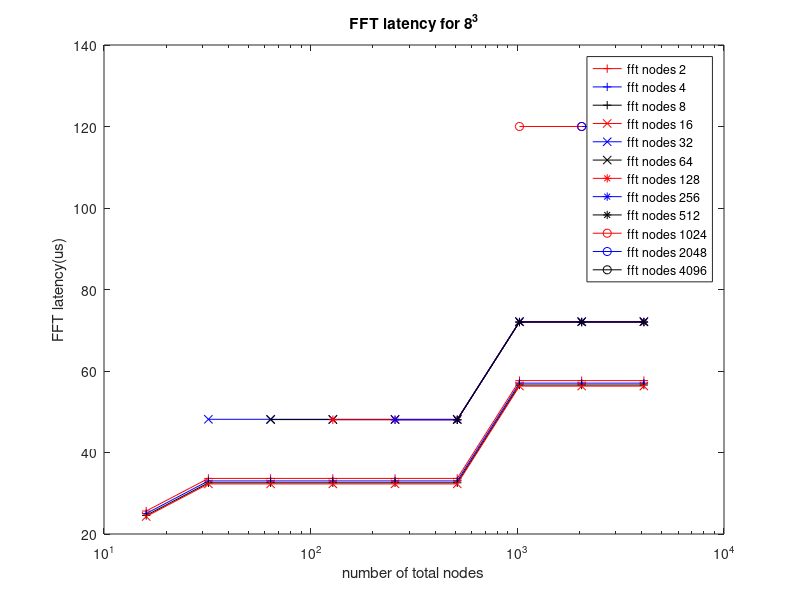
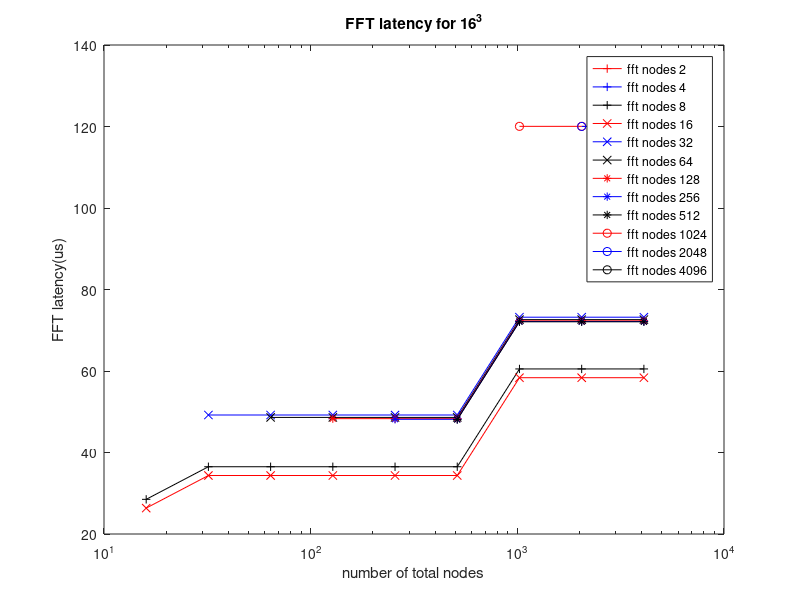
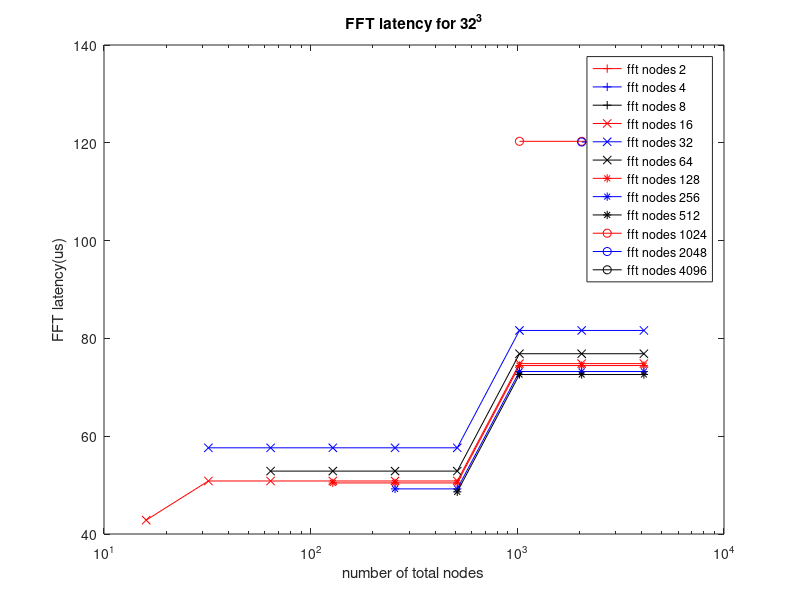
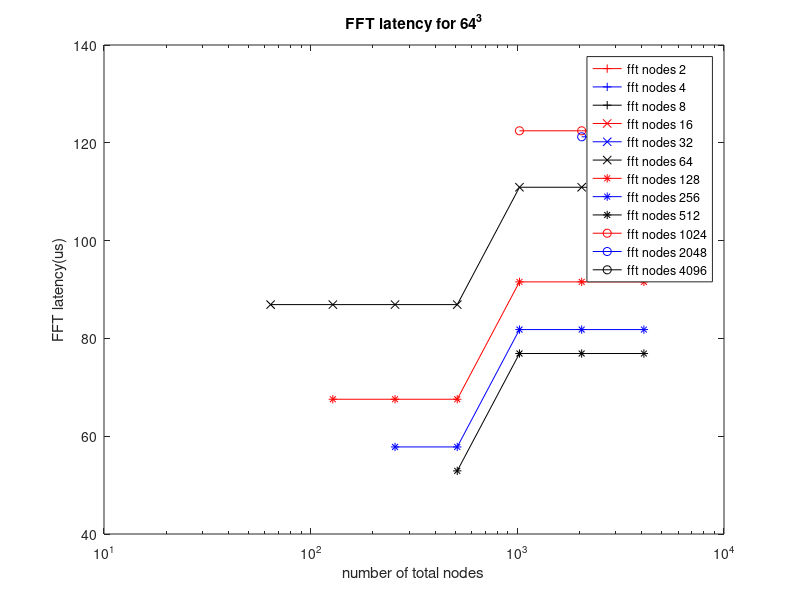

Here is the MATLAB script that generated these plots, in order:
clear;

particle_num=[1e3,2e3,5e3,1e4,2e4,5e4,1e5,2e5,5e5,1e6,2e6,5e6,1e7];

nodes_num=[16,32,64,128,256,512,1024,2048,4096];

pair_limit=44; %44 phits is the communication volume between each pair to avoid congestion

latency_constant=[4,10,20];

%nodes_num=2^m1
%fft size=2^(3*FFT_N)
%number of nodes for FFT=2^m2

for i=1:1:length(nodes_num)
    m1=log2(nodes_num(i));
    if nodes_num(i)<24
        latency_constant1=4;
    elseif nodes_num(i)<1000
        latency_constant1=8;
    else
        latency_constant1=20;
    end
    for j=1:1:length(particle_num)
        FFT_N=floor(log2(nthroot(particle_num(j),3)));
     
        m2_lower_limit=ceil(1.5*FFT_N-3.5);
        m2_upper_limit=m1;
        
        for m2=m2_lower_limit:1:m2_upper_limit
            FFT_node_num=2^m2;
            if FFT_node_num<24
                latency_constant2=4;
            elseif FFT_node_num<1000
                latency_constant2=8;
            else
                latency_constant2=20;
            end
            gather_latency=2^(3*FFT_N-m2)/625+latency_constant1;
            corner_turn_latency=2^(3*FFT_N-2*m2)*(2^m2-1)/625+latency_constant2;
            scatter_latency=gather_latency;
            total_latency(i,m2,FFT_N)=gather_latency+4*corner_turn_latency+scatter_latency;
        end
    end
end

for i=1:1:length(total_latency(:,1,1))
    for j=1:1:length(total_latency(1,:,1))
        for k=1:1:length(total_latency(1,1,:))
            if(total_latency(i,j,k)==0)
                total_latency(i,j,k)=NaN;
            end
        end
    end
end

%plot FFT size 8^3


figure(1);
%subplot(151);


semilogx(nodes_num,total_latency(:,1,3),'r-+');
hold on
semilogx(nodes_num,total_latency(:,2,3),'b-+');
semilogx(nodes_num,total_latency(:,3,3),'k-+');
semilogx(nodes_num,total_latency(:,4,3),'r-x');
semilogx(nodes_num,total_latency(:,5,3),'b-x');
semilogx(nodes_num,total_latency(:,6,3),'k-x');
semilogx(nodes_num,total_latency(:,7,3),'r-*');
semilogx(nodes_num,total_latency(:,8,3),'b-*');
semilogx(nodes_num,total_latency(:,9,3),'k-*');
semilogx(nodes_num,total_latency(:,10,3),'r-o');
semilogx(nodes_num,total_latency(:,11,3),'b-o');
semilogx(nodes_num,total_latency(:,12,3),'k-o');
legend('fft nodes 2','fft nodes 4','fft nodes 8','fft nodes 16','fft nodes 32','fft nodes 64','fft nodes 128','fft nodes 256','fft nodes 512','fft nodes 1024','fft nodes 2048','fft nodes 4096');

xlabel('number of total nodes');
ylabel('FFT latency(us)');
title('FFT latency for 8^3');


figure(2);
%subplot(151);


semilogx(nodes_num,total_latency(:,1,4),'r-+');
hold on
semilogx(nodes_num,total_latency(:,2,4),'b-+');
semilogx(nodes_num,total_latency(:,3,4),'k-+');
semilogx(nodes_num,total_latency(:,4,4),'r-x');
semilogx(nodes_num,total_latency(:,5,4),'b-x');
semilogx(nodes_num,total_latency(:,6,4),'k-x');
semilogx(nodes_num,total_latency(:,7,4),'r-*');
semilogx(nodes_num,total_latency(:,8,4),'b-*');
semilogx(nodes_num,total_latency(:,9,4),'k-*');
semilogx(nodes_num,total_latency(:,10,4),'r-o');
semilogx(nodes_num,total_latency(:,11,4),'b-o');
semilogx(nodes_num,total_latency(:,12,4),'k-o');
legend('fft nodes 2','fft nodes 4','fft nodes 8','fft nodes 16','fft nodes 32','fft nodes 64','fft nodes 128','fft nodes 256','fft nodes 512','fft nodes 1024','fft nodes 2048','fft nodes 4096');

xlabel('number of total nodes');
ylabel('FFT latency(us)');
title('FFT latency for 16^3');

figure(3);
%subplot(151);


semilogx(nodes_num,total_latency(:,1,5),'r-+');
hold on
semilogx(nodes_num,total_latency(:,2,5),'b-+');
semilogx(nodes_num,total_latency(:,3,5),'k-+');
semilogx(nodes_num,total_latency(:,4,5),'r-x');
semilogx(nodes_num,total_latency(:,5,5),'b-x');
semilogx(nodes_num,total_latency(:,6,5),'k-x');
semilogx(nodes_num,total_latency(:,7,5),'r-*');
semilogx(nodes_num,total_latency(:,8,5),'b-*');
semilogx(nodes_num,total_latency(:,9,5),'k-*');
semilogx(nodes_num,total_latency(:,10,5),'r-o');
semilogx(nodes_num,total_latency(:,11,5),'b-o');
semilogx(nodes_num,total_latency(:,12,5),'k-o');
legend('fft nodes 2','fft nodes 4','fft nodes 8','fft nodes 16','fft nodes 32','fft nodes 64','fft nodes 128','fft nodes 256','fft nodes 512','fft nodes 1024','fft nodes 2048','fft nodes 4096');

xlabel('number of total nodes');
ylabel('FFT latency(us)');
title('FFT latency for 32^3');

figure(4);
%subplot(151);


semilogx(nodes_num,total_latency(:,1,6),'r-+');
hold on
semilogx(nodes_num,total_latency(:,2,6),'b-+');
semilogx(nodes_num,total_latency(:,3,6),'k-+');
semilogx(nodes_num,total_latency(:,4,6),'r-x');
semilogx(nodes_num,total_latency(:,5,6),'b-x');
semilogx(nodes_num,total_latency(:,6,6),'k-x');
semilogx(nodes_num,total_latency(:,7,6),'r-*');
semilogx(nodes_num,total_latency(:,8,6),'b-*');
semilogx(nodes_num,total_latency(:,9,6),'k-*');
semilogx(nodes_num,total_latency(:,10,6),'r-o');
semilogx(nodes_num,total_latency(:,11,6),'b-o');
semilogx(nodes_num,total_latency(:,12,6),'k-o');
legend('fft nodes 2','fft nodes 4','fft nodes 8','fft nodes 16','fft nodes 32','fft nodes 64','fft nodes 128','fft nodes 256','fft nodes 512','fft nodes 1024','fft nodes 2048','fft nodes 4096');

xlabel('number of total nodes');
ylabel('FFT latency(us)');
title('FFT latency for 64^3');

figure(5);
%subplot(151);


semilogx(nodes_num,total_latency(:,1,7),'r-+');
hold on
semilogx(nodes_num,total_latency(:,2,7),'b-+');
semilogx(nodes_num,total_latency(:,3,7),'k-+');
semilogx(nodes_num,total_latency(:,4,7),'r-x');
semilogx(nodes_num,total_latency(:,5,7),'b-x');
semilogx(nodes_num,total_latency(:,6,7),'k-x');
semilogx(nodes_num,total_latency(:,7,7),'r-*');
semilogx(nodes_num,total_latency(:,8,7),'b-*');
semilogx(nodes_num,total_latency(:,9,7),'k-*');
semilogx(nodes_num,total_latency(:,10,7),'r-o');
semilogx(nodes_num,total_latency(:,11,7),'b-o');
semilogx(nodes_num,total_latency(:,12,7),'k-o');
legend('fft nodes 2','fft nodes 4','fft nodes 8','fft nodes 16','fft nodes 32','fft nodes 64','fft nodes 128','fft nodes 256','fft nodes 512','fft nodes 1024','fft nodes 2048','fft nodes 4096');

xlabel('number of total nodes');
ylabel('FFT latency(us)');
title('FFT latency for 128^3');



